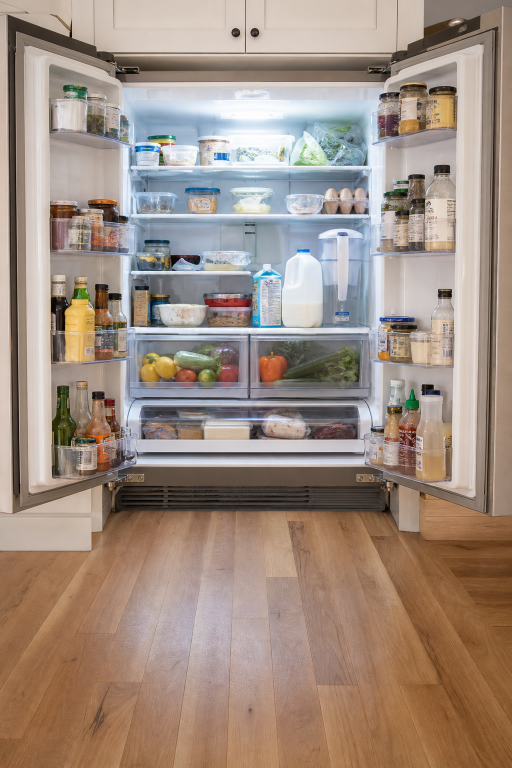
#> input picture bot/assets/bg/fridge_open.png, 1024 x 1536 px (shown at 1/2 size)
$ python -i fact_image.py   (imports and definitions only)
#> lines starting #> are read from the running program, lines starting #| are printed output that depends on the picture; after the words box and inside, x2 and y2 are one past the last pixel; in counts of white or black regions, pixels touching at a corner belong together
### bot/src/config.py
from __future__ import annotations

import os
from pathlib import Path

from dotenv import load_dotenv

BOT_ROOT = Path(__file__).resolve().parents[1]
PROJECT_ROOT = BOT_ROOT.parent
load_dotenv(BOT_ROOT / ".env")

ASSETS_DIR = BOT_ROOT / "assets" / "nib"
RAW_DIR = ASSETS_DIR / "raw"
POSES_DIR = ASSETS_DIR / "poses"
BG_DIR = BOT_ROOT / "assets" / "bg"
OUTPUT_DIR = BOT_ROOT / "output"
DATA_DIR = BOT_ROOT / "data"
USED_FACTS_PATH = DATA_DIR / "used_facts.json"
UPLOADS_PATH = DATA_DIR / "uploads.json"

CHARACTER_NAME = "Nib"

# Vertical 9:16 Shorts
VIDEO_WIDTH = 1080
VIDEO_HEIGHT = 1920
FPS = 30

GEMINI_API_KEY = os.getenv("GEMINI_API_KEY", "").strip()
CLOUDFLARE_ACCOUNT_ID = os.getenv("CLOUDFLARE_ACCOUNT_ID", "").strip()
CLOUDFLARE_API_TOKEN = os.getenv("CLOUDFLARE_API_TOKEN", "").strip()
# YouTube Data API v3 (OAuth2 "installed app" client + a one-time refresh token —
# see bot/get_youtube_refresh_token.py)
YOUTUBE_CLIENT_ID = os.getenv("YOUTUBE_CLIENT_ID", "").strip()
YOUTUBE_CLIENT_SECRET = os.getenv("YOUTUBE_CLIENT_SECRET", "").strip()
YOUTUBE_REFRESH_TOKEN = os.getenv("YOUTUBE_REFRESH_TOKEN", "").strip()
# Uploads go up as "private" with a scheduled publishAt, so a human can watch
# each Short before it goes live (and unschedule it if it's bad).
YOUTUBE_PRIVACY_STATUS = os.getenv("YOUTUBE_PRIVACY_STATUS", "private").strip()
# Publish time is chosen for the target audience, not the machine's timezone.
PUBLISH_TIMEZONE = os.getenv("PUBLISH_TIMEZONE", "America/New_York").strip()
PUBLISH_HOUR = int(os.getenv("PUBLISH_HOUR", "12"))
# Minimum hours between upload and publish, so there is time to review.
REVIEW_WINDOW_HOURS = float(os.getenv("REVIEW_WINDOW_HOURS", "6"))
# Voice: free Edge TTS only (no paid API). Andrew is warmer than Guy.
# Slightly fast so Shorts stay punchy; [pause] marks add the breaths.
EDGE_TTS_VOICE = os.getenv("EDGE_TTS_VOICE", "en-US-AndrewNeural").strip()
EDGE_TTS_RATE = os.getenv("EDGE_TTS_RATE", "+18%").strip()
EDGE_TTS_PITCH = os.getenv("EDGE_TTS_PITCH", "+0Hz").strip()
AUTO_POST = os.getenv("AUTO_POST", "false").strip().lower() in {"1", "true", "yes"}
# Video length follows the voiceover (plus a short tail). Do not pad to a
# fixed 30s — YouTube loops the file, so leftover silence looks
# like the reel restarting. Cap under 60s so YouTube still treats it as a Short.
MIN_REEL_SECONDS = 6.0
MAX_REEL_SECONDS = 59.5

# Palette
BG_TOP = (28, 52, 64)
BG_BOTTOM = (92, 168, 148)
CAPTION_FILL = (255, 252, 240)
CAPTION_STROKE = (20, 32, 36)
ACCENT = (255, 214, 74)
# Still backdrop for curiosity-fact reels (muted indigo)
FACT_BG = (84, 81, 129)

for path in (ASSETS_DIR, RAW_DIR, POSES_DIR, BG_DIR, OUTPUT_DIR, DATA_DIR):
    path.mkdir(parents=True, exist_ok=True)

### bot/src/cutout.py
from __future__ import annotations

from collections import deque
from pathlib import Path

import numpy as np
from PIL import Image


def cutout_object(im: Image.Image, bg_thresh: float = 52.0) -> Image.Image:
    """
    Knock out a generated illustration's backdrop so the subject sits on the reel.
    Same edge flood-fill as Nib, without filling interior holes as white eyes.
    """
    rgba = im.convert("RGBA")
    arr = np.array(rgba)
    h, w = arr.shape[:2]
    rgb = arr[:, :, :3].astype(np.float32)

    border = np.concatenate(
        [rgb[0, :, :], rgb[-1, :, :], rgb[:, 0, :], rgb[:, -1, :]],
        axis=0,
    )
    bg = np.median(border, axis=0)
    dist = np.sqrt(((rgb - bg) ** 2).sum(axis=2))
    is_bg_color = dist < bg_thresh
    near_white = (
        (rgb[:, :, 0] > 220)
        & (rgb[:, :, 1] > 214)
        & (rgb[:, :, 2] > 200)
        & (dist < 110)
    )
    chroma_green = (
        (rgb[:, :, 1] > 170)
        & (rgb[:, :, 1] > rgb[:, :, 0] + 40)
        & (rgb[:, :, 1] > rgb[:, :, 2] + 40)
    )
    candidate = is_bg_color | near_white | chroma_green

    bg_mask = np.zeros((h, w), dtype=bool)
    q: deque[tuple[int, int]] = deque()
    for x in range(w):
        for y in (0, h - 1):
            if candidate[y, x]:
                bg_mask[y, x] = True
                q.append((y, x))
    for y in range(h):
        for x in (0, w - 1):
            if candidate[y, x] and not bg_mask[y, x]:
                bg_mask[y, x] = True
                q.append((y, x))

    while q:
        y, x = q.popleft()
        for ny, nx in ((y - 1, x), (y + 1, x), (y, x - 1), (y, x + 1)):
            if 0 <= ny < h and 0 <= nx < w and not bg_mask[ny, nx] and candidate[ny, nx]:
                bg_mask[ny, nx] = True
                q.append((ny, nx))

    alpha = np.where(bg_mask, 0, 255).astype(np.uint8)
    out = arr.copy()
    out[:, :, 3] = alpha
    return Image.fromarray(out, "RGBA")


# [116 lines left out: functions cutout_character, _fill_interior_holes_white, cutout_file, not called in this run]

### bot/src/fact_image.py
from __future__ import annotations

import base64
import io
import re
from pathlib import Path
from urllib.parse import quote

import httpx
from PIL import Image, ImageDraw, ImageEnhance

from .config import CLOUDFLARE_ACCOUNT_ID, CLOUDFLARE_API_TOKEN
from .cutout import cutout_object
from .script_gen import ReelScript

_CF_MODEL = "@cf/black-forest-labs/flux-1-schnell"

_STYLE = (
    "isolated sticker of one large clear object, centered, "
    "children's book illustration, bold saturated colors, thick clean outlines, "
    "sharp focus, high contrast, plain solid white background, "
    "no frame, no square, no border, no card, no collage, no blur, "
    "no text, no letters, no numbers, no watermark, no logo, no mascot, no people"
)


# [13 lines left out: function _enrich_prompt, not called in this run]


def _boost_clarity(img: Image.Image) -> Image.Image:
    img = ImageEnhance.Color(img).enhance(1.18)
    img = ImageEnhance.Contrast(img).enhance(1.12)
    img = ImageEnhance.Sharpness(img).enhance(1.25)
    return img


def _to_object_png(img: Image.Image, out_path: Path) -> Path:
    """Crop to the subject with a transparent backdrop."""
    rgb = img.convert("RGB")
    side = 1024
    w, h = rgb.size
    if w != h:
        crop = min(w, h)
        left = (w - crop) // 2
        top = (h - crop) // 2
        rgb = rgb.crop((left, top, left + crop, top + crop))
    rgb = rgb.resize((side, side), Image.Resampling.LANCZOS)
    rgb = _boost_clarity(rgb)

    cut = cutout_object(rgb)
    bbox = cut.getbbox()
    opaque = 0
    if bbox:
        hist = cut.getchannel("A").histogram()
        opaque = sum(hist[21:])
    if not bbox or opaque < (side * side * 0.08):
        rgb.convert("RGBA").save(out_path, "PNG")
        return out_path

    cut = cut.crop(bbox)
    pad = 28
    canvas = Image.new("RGBA", (cut.width + pad * 2, cut.height + pad * 2), (0, 0, 0, 0))
    canvas.paste(cut, (pad, pad), cut)
    canvas.save(out_path, "PNG")
    return out_path


# [128 lines left out: functions _cloudflare_cartoon, _pollinations_cartoon, cartoon_shape_fallback, generate_one_beat_image, generate_fact_images, not called in this run]

>>> from PIL import Image
>>> picture = Image.open('../assets/bg/fridge_open.png')
#> picture is the input picture: PIL image 1024x1536 RGB; mean R, G, B 159.6, 141.9, 129.8
>>> result = _to_object_png(picture, 'out.png')
#> in _boost_clarity, `img = ImageEnhance.Contrast(img).enhance(1.12)`:
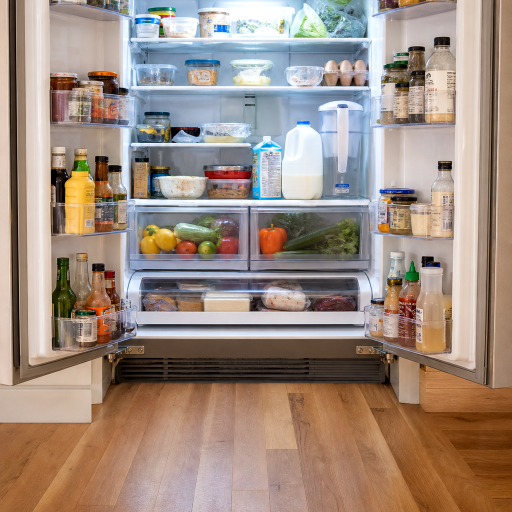
#> img: PIL image 1024x1024 RGB (shown at 1/2 size); mean R, G, B 158.9, 140.7, 128.9
#> in cutout_object, `bg = np.median(border, axis=0)`: bg = [166, 136, 109]
#> in cutout_object, `dist = np.sqrt(((rgb - bg) ** 2).sum(axis=2))`:
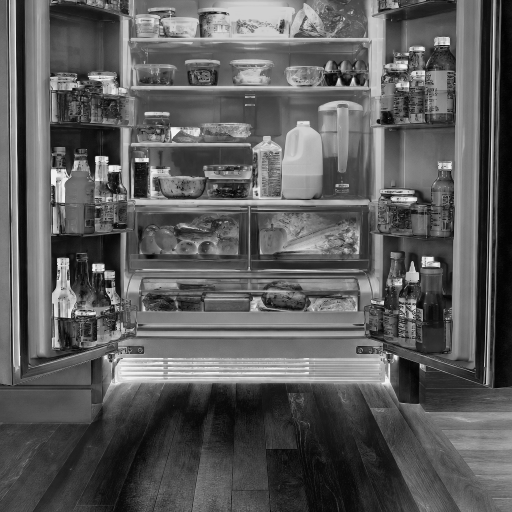
#> dist: shape (1024, 1024) float32 (shown at 1/2 size); min 0, max 240.7, mean 92.6
#> in cutout_object, `is_bg_color = dist < bg_thresh`:
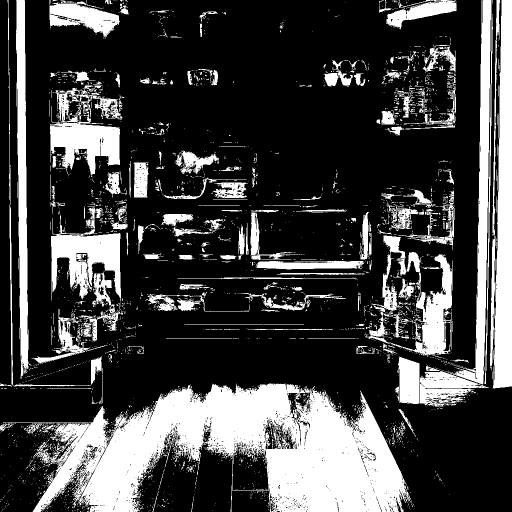
#> is_bg_color: shape (1024, 1024) bool (shown at 1/2 size); 26.3% white; 3255 white regions (2969 under 20 px), largest, box (x1, y1, x2, y2) and area: (65, 767, 822, 1024) 108410, (985, 0, 1024, 777) 21902, (892, 0, 982, 769) 14522
#> in cutout_object, `near_white = ( (rgb[:, :, 0] > 220) & (rgb[:, :, 1] > 214) & (rgb[:, :..`: near_white: shape (1024, 1024) bool; every value is 0
#> in cutout_object, `chroma_green = ( (rgb[:, :, 1] > 170) & (rgb[:, :, 1] > rgb[:, :, 0] +..`: chroma_green: shape (1024, 1024) bool; 0.07% white; 40 white regions (37 under 20 px), largest, box (x1, y1, x2, y2) and area: (589, 30, 653, 75) 501, (621, 49, 635, 64) 97, (648, 56, 653, 63) 24
#> after the loop in cutout_object, `for x in range(w):`: bg_mask: shape (1024, 1024) bool; 0.05% white in thin lines or dots
#> after the loop in cutout_object, `for y in range(h):`:
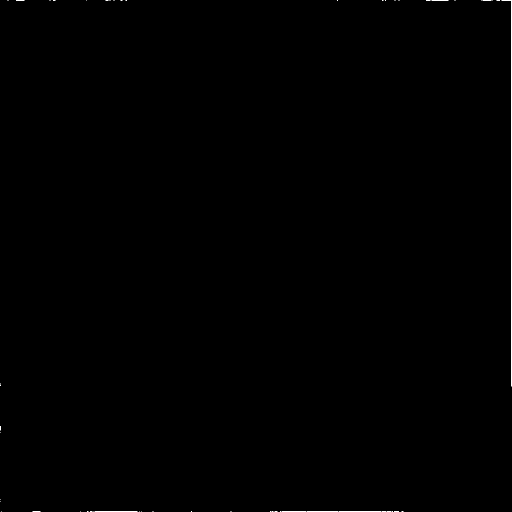
#> bg_mask: shape (1024, 1024) bool (shown at 1/2 size); 0.12% white in thin lines or dots
#> after the loop in cutout_object, `while q:`:
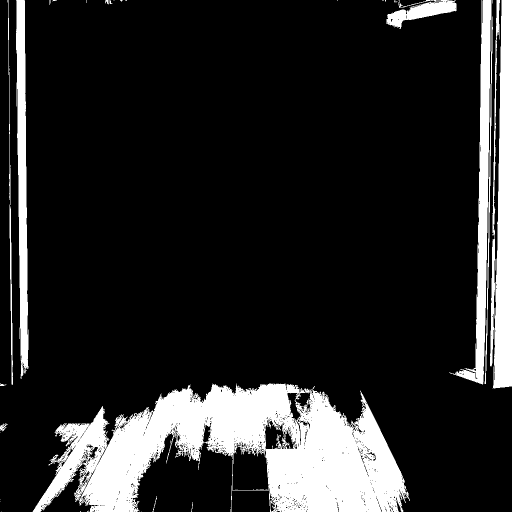
#> bg_mask: shape (1024, 1024) bool (shown at 1/2 size); 15.7% white; 35 white regions (21 under 20 px), largest, box (x1, y1, x2, y2) and area: (65, 767, 820, 1024) 105997, (985, 0, 1024, 777) 21854, (898, 0, 982, 769) 14473
#> in cutout_object, `out[:, :, 3] = alpha`:
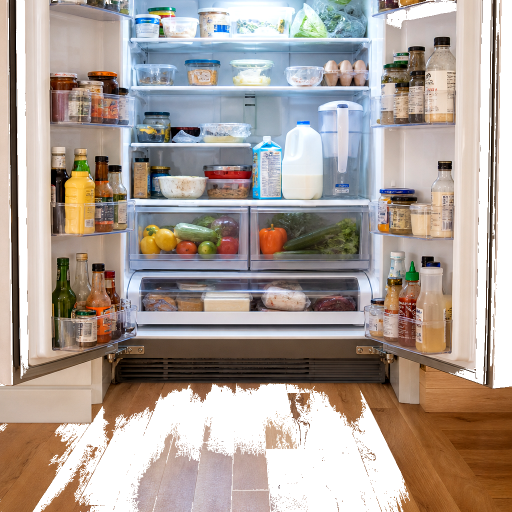
#> out: shape (1024, 1024, 4) (shown at 1/2 size); mean R, G, B, A 158.5, 140.4, 128.6, 215; transparent parts drawn white
#> in _to_object_png, `bbox = cut.getbbox()`: bbox = (0, 0, 1024, 1024)
#> in _to_object_png, `hist = cut.getchannel("A").histogram()`: hist = 256 values, max 883948 at index 255, min 0 at index 1, mean 4096
#> in _to_object_png, `opaque = sum(hist[21:])`: opaque = 883948
#> in _to_object_png, `canvas = Image.new("RGBA", (cut.width + pad * 2, cut.height + pad * 2)..`: canvas: PIL image 1080x1080 RGBA; every value is 0
#> in _to_object_png, `canvas.paste(cut, (pad, pad), cut)`:
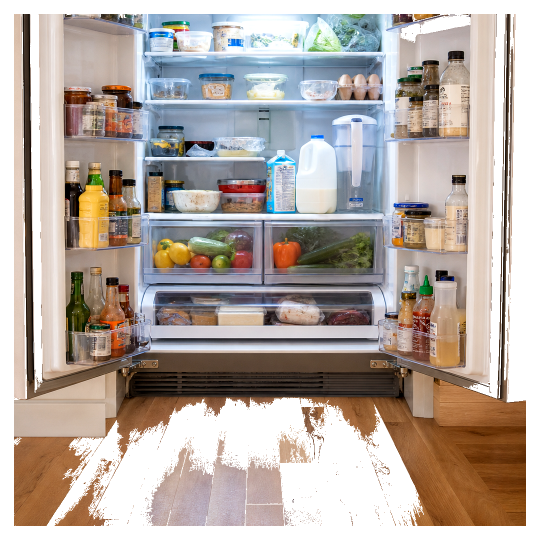
#> canvas: PIL image 1080x1080 RGBA (shown at 1/2 size); mean R, G, B, A 118.6, 107.7, 100.8, 193.2; transparent parts drawn white
#> result = 'out.png'
